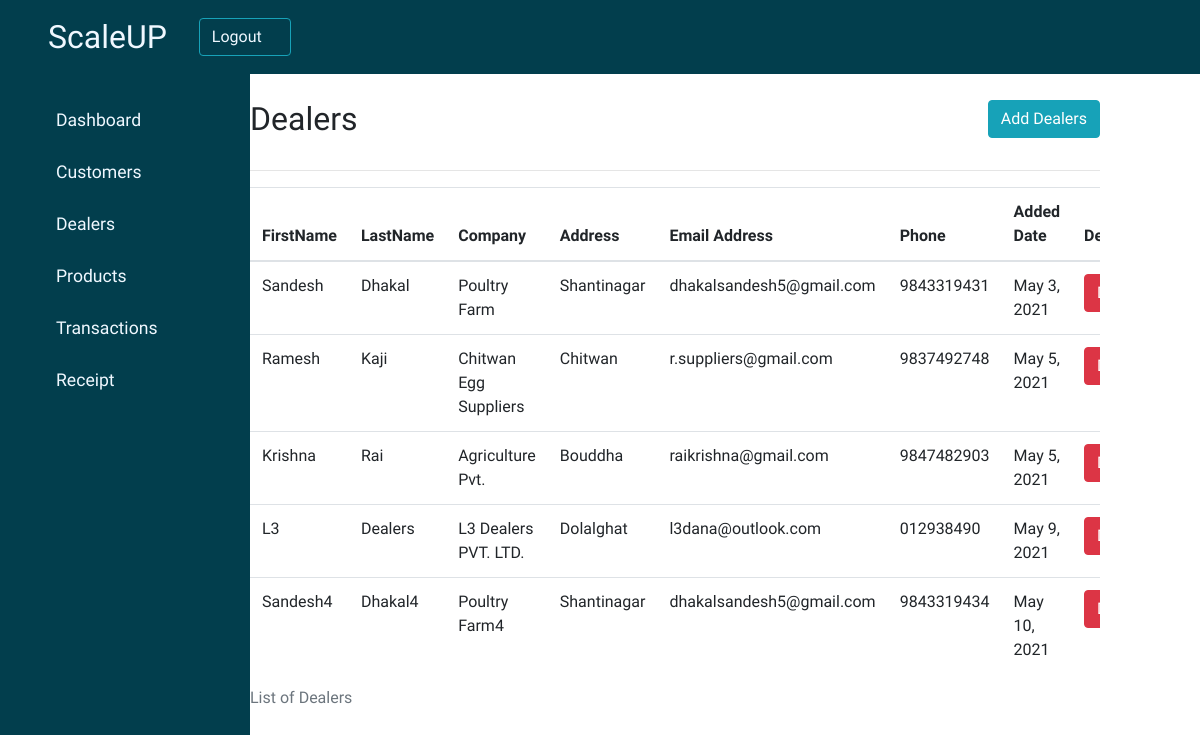
Page /dealer/ on the committed database.
### dealers/models.py (models this page shows, shortened)
class Dealers(models.Model):
    firstname = models.CharField(max_length=100)
    lastname = models.CharField(max_length=100)
    company = models.CharField(max_length=100)
    address = models.CharField(max_length=100)
    email_address = models.EmailField(max_length=254)
    phone = PhoneNumberField()
    added_date = models.DateField(blank=True)

### dealers/views.py (the view)
# urls.py: path('dealer/', views.display_dealers, name="index"),
def display_dealers(request):
    dealers = Dealers.objects.all()
    context = {'dealers':dealers}
    return render(request, 'dealers/dealer_list.htm', context)

### dealers/templates/dealers/dealer_list.htm
{% extends "customer_management/base.htm"%}
{% block content %}
        <div class="main-content" style="padding-left: 15%; width:100%; padding-right:0%">
            <header class="header">
                <div class="header-title">
                    <h2>
                        <label>
                            Dealers
                        </label>
                    </h2>
                    <a href="{% url 'dealers:create' %}">
                        <button type="button" class="btn btn-info">
                            <span class="glyphicon glyphicon-pencil">Add Dealers</span>
                        </button>
                    </a>
                </div>
                <hr>
            </header>
            <div class="table-responsive">
                <table id="myTable" class="table table-hover">
                    <caption>List of Dealers</caption>
                    <thead>
                        <tr>
                            <th scope="col">FirstName</th>
                            <th scope="col">LastName</th>
                            <th scope="col">Company</th>
                            <th scope="col">Address</th>
                            <th scope="col">Email Address</th>
                            <th scope="col">Phone</th>
                            <th scope="col">Added Date</th>
                            <th scope="col">Delete</th>
                        </tr>
                    </thead>
                    <tbody>
                        {% for dealers in dealers %}
                        <tr>
                            <td>{{dealers.firstname}}</td>
                            <td>{{dealers.lastname}}</td>
                            <td>{{dealers.company}}</td>
                            <td>{{dealers.address}}</td>
                            <td>{{dealers.email_address}}</td>
                            <td>{{dealers.phone}}</td>
                            <td>{{dealers.added_date}}</td>
                            <td>
                                <a href="{% url 'dealers:delete' dealers.id %}">
                                    <button type="button" class="btn btn-danger">
                                        <span class="glyphicon glyphicon-trash">Delete</span>
                                    </button>
                                </a>
                            </td>
                        </tr>
                        {% endfor %}
                    </tbody>
                </table>
            </div>
        </div>
{% endblock %}

### static/dashboard.css (style rules this page uses)
:root { --main-color: #023e4d; --color-dark: #f8f8fa; text-decoration: none; }
* { box-sizing: border-box; list-style-type: none; text-decoration: none; font-family: "Trirong", sans-serif; }
.header .header-title { display: flex; flex-direction: row; justify-content: space-between; padding: 0; }

### rows in the picture
Dealers: firstname "Sandesh", lastname "Dhakal", company "Poultry Farm", address "Shantinagar", email_address "dhakalsandesh5@gmail.com", phone "9843319431", added_date "May 3, 2021"
Dealers: firstname "Ramesh", lastname "Kaji", company "Chitwan Egg Suppliers", address "Chitwan", email_address "r.suppliers@gmail.com", phone "9837492748", added_date "May 5, 2021"
Dealers: firstname "Krishna", lastname "Rai", company "Agriculture Pvt.", address "Bouddha", email_address "raikrishna@gmail.com", phone "9847482903", added_date "May 5, 2021"
Dealers: firstname "L3", lastname "Dealers", company "L3 Dealers PVT. LTD.", address "Dolalghat", email_address "l3dana@outlook.com", phone "012938490", added_date "May 9, 2021"
Dealers: firstname "Sandesh4", lastname "Dhakal4", company "Poultry Farm4", address "Shantinagar", email_address "dhakalsandesh5@gmail.com", phone "9843319434", added_date "May 10, 2021"
